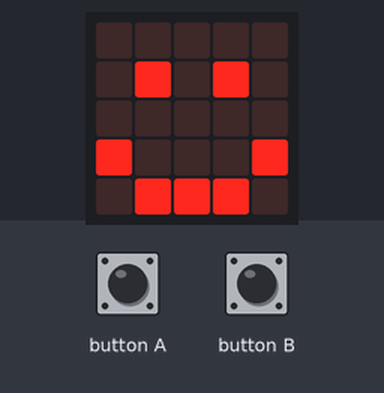
A program run on a simulated BBC micro:bit (MakeCode). Parts: the board's 5×5 LED display. The inputs (shaded band) are chosen by the test bench.

Above: at 1.8 s.
1.9 s: button A pressed for 0.15 s
At 2.22 s:
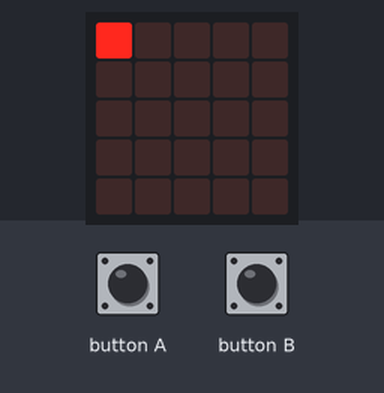
At 2.57 s:
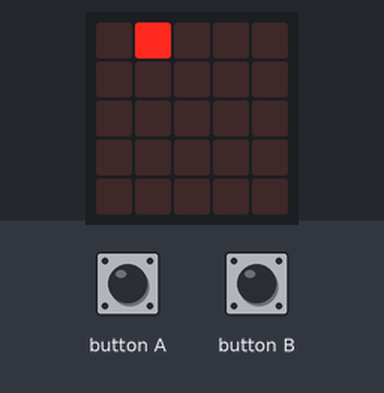
2.6 s: button B pressed for 0.15 s
At 4.7 s:
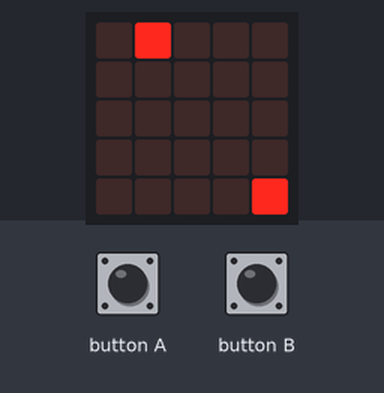
Timing chart, 0 to 6.2 s (numbered marks = the images above; inputs shaded):
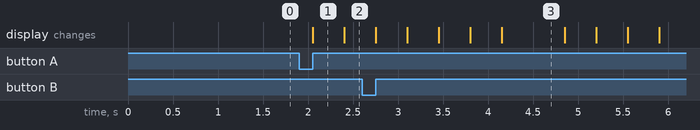

Measured:
- after the input at 1.9 s, the display: changes after 0.15 s (image 1)
- after the input at 2.6 s, the display: first changes after 0.15 s (image 3 shows a later state)
- what the display in image 3 shows lasts 0.7 s, from 4.2 s to 4.9 s

The program:

main.ts
```typescript
// (licence header left out)
// Variables
let sprite: game.LedSprite = null
let loopCounterX = 0
let loopCounterY = 0

// Setup
basic.clearScreen()
basic.showIcon(IconNames.Happy)

// If Button A is pressed, the pixels move clockwise
input.onButtonPressed(Button.A, function () {
    basic.clearScreen()
    sprite = game.createSprite(0, 0)

    // Reset counters for the movement
    loopCounterX = 0
    loopCounterY = 0

    // From left to right (top edge)
    while (loopCounterY <= 4) {
        sprite.set(LedSpriteProperty.X, loopCounterY)
        loopCounterY += 1
        basic.pause(350)
    }
    loopCounterY = 4

    // Goes top to bottom (right edge)
    while (loopCounterX <= 4) {
        sprite.set(LedSpriteProperty.Y, loopCounterX)
        loopCounterX += 1
        basic.pause(350)
    }
    loopCounterX = 4

    // From right to left (bottom edge)
    while (loopCounterY >= 0) {
        sprite.set(LedSpriteProperty.X, loopCounterY)
        loopCounterY -= 1
        basic.pause(350)
    }
    loopCounterY = 0

    // From bottom to top (left edge)
    while (loopCounterX >= 0) {
        sprite.set(LedSpriteProperty.Y, loopCounterX)
        loopCounterX -= 1
        basic.pause(350)
    }

    sprite.delete()
    basic.showIcon(IconNames.Happy)
})

// When Button B is pressed, the pixels move counter-clockwise
input.onButtonPressed(Button.B, function () {
    basic.clearScreen()
    sprite = game.createSprite(0, 0)

    // Reset counters for the movement
    loopCounterX = 0
    loopCounterY = 0

    // From top to bottom (left edge)
    while (loopCounterX <= 4) {
        sprite.set(LedSpriteProperty.Y, loopCounterX)
        loopCounterX += 1
        basic.pause(350)
    }
    loopCounterX = 4 // Lock at edge

    // From left to right (bottom edge)
    while (loopCounterY <= 4) {
        sprite.set(LedSpriteProperty.X, loopCounterY)
        loopCounterY += 1
        basic.pause(350)
    }
    loopCounterY = 4 // Lock at edge

    // From bottom to top (right edge)
    while (loopCounterX >= 0) {
        sprite.set(LedSpriteProperty.Y, loopCounterX)
        loopCounterX -= 1
        basic.pause(350)
    }
    loopCounterX = 0 // Lock at edge

    // From right to left (top edge)
    while (loopCounterY >= 0) {
        sprite.set(LedSpriteProperty.X, loopCounterY)
        loopCounterY -= 1
        basic.pause(350)
    }

    sprite.delete()
    basic.showIcon(IconNames.Happy)
})
```
